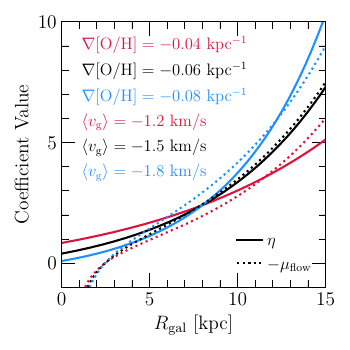

Source code (Python):
#!/usr/bin/env python3

import matplotlib as mpl
import matplotlib.pyplot as plt
from plots.mpltoolkit import (named_colors, mpl_loc, fancy_legend,
	load_mpl_presets)
load_mpl_presets()
mpl.rcParams["axes.linewidth"] = 0.5
mpl.rcParams["figure.titlesize"] = 14
mpl.rcParams["axes.titlesize"] = 14
mpl.rcParams["axes.labelsize"] = 14
mpl.rcParams["xtick.labelsize"] = 14
mpl.rcParams["ytick.labelsize"] = 14
mpl.rcParams["legend.fontsize"] = 14
import numpy as np
import sys
print(sys.version_info)


def eta(r, yieldsolar = 3, gradient = -0.06):
	return yieldsolar * np.exp(-gradient * np.log(10) * (r - 8)) - 0.6

def mu_flow(r, taustar0 = 2, N = 1.5, Rg = 3.75, gradient = -0.06, vgas = -1):
	taustar = taustar0 * np.exp((N - 1) * r / Rg)
	mu = 1 / r - 1 / Rg + (np.log(10) * gradient)
	mu *= -taustar * vgas
	return mu

if __name__ == "__main__":
	fig = plt.figure(figsize = (3.5, 3.5))
	ax = fig.add_subplot(111)
	ax.set_xlabel(r"$R_\text{gal}$ [kpc]")
	# ax.set_ylabel(r"$\eta$ (solid) ; $-\mu_\text{flow}$ (dotted)")
	ax.set_ylabel(r"Coefficient Value")
	ax.set_xlim([0, 15])
	ax.set_xticks([0, 5, 10, 15])
	ax.set_ylim([-1, 10])
	ax.set_yticks([0, 5, 10])

	line1 = ax.plot([-1, -2], [-1, -2], c = named_colors()["black"],
		linestyle = "-", label = r"$\eta$")[0]
	line2 = ax.plot([-1, -2], [-1, -2], c = named_colors()["black"],
		linestyle = ":", label = r"$\mu_\text{flow}$")[0]
	kwargs = {
		"loc": mpl_loc("lower right"),
		"handlelength": 1.5,
		"fontsize": 12
	}
	leg = ax.legend(**kwargs)
	ax.add_artist(leg)
	line1.remove()
	line2.remove()

	gradients = [-0.04, -0.06, -0.08]
	colors = ["crimson", "black", "dodgerblue"]
	xvals = np.linspace(ax.get_xlim()[0], ax.get_xlim()[1], 1000)
	for i in range(len(gradients)):
		yvals = [eta(x, gradient = gradients[i]) for x in xvals]
		kwargs = {
			"c": named_colors()[colors[i]],
			"label": r"$\nabla\text{[O/H]} = %g$ kpc$^{-1}$" % (
				gradients[i])
		}
		ax.plot(xvals, yvals, **kwargs)

	vgas = [-1.2, -1.5, -1.8]
	for i in range(len(vgas)):
		yvals = [-mu_flow(x, vgas = vgas[i]) for x in xvals]
		kwargs = {
			"linestyle": ":",
			"c": named_colors()[colors[i]],
			"label": r"$\langle v_\text{g} \rangle = %g$ km/s" % (vgas[i])
		}
		ax.plot(xvals, yvals, **kwargs)

	kwargs = {
		"loc": mpl_loc("upper left"),
		"ncol": 1,
		"handlelength": 0,
		"fontsize": 12
	}
	leg = ax.legend(**kwargs)
	colors.extend(colors)
	fancy_legend(leg, colors)

	plt.tight_layout()
	for ext in ["pdf", "jpeg"]:
		kwargs = {}
		if ext == "jpeg": kwargs["dpi"] = 200
		plt.savefig("./eta-vs-muflow.%s" % (ext))
else: pass
